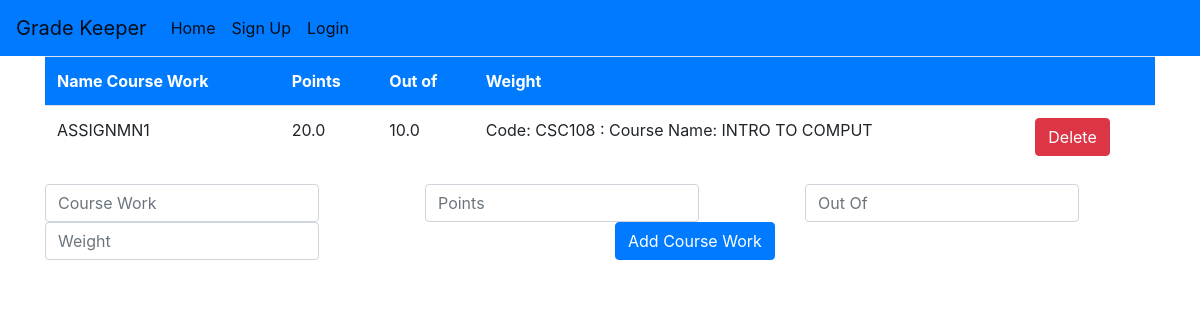
Page /courses/56 on the earlier database version.
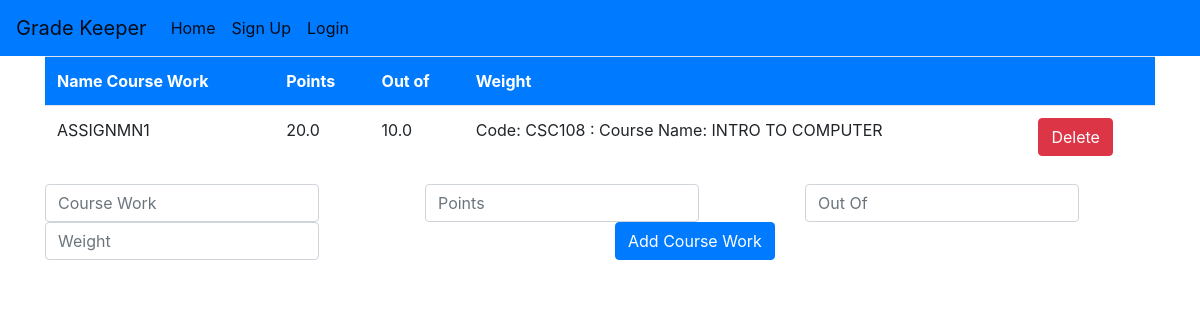
Same page on the later database version.
### courses/models.py (models this page shows, shortened)
class CourseWork(models.Model):
    name_course_work = models.CharField(max_length=50)
    weight = models.FloatField()
    grade = models.FloatField()
    course = models.ForeignKey(Course, related_name='course_work', on_delete = models.SET('deleted'))

class Course(models.Model):
    course_code = models.CharField(max_length=10)
    course_name = models.CharField(max_length=100)
    starter = models.ForeignKey(User, related_name='created_by',on_delete = models.SET('deleted'),blank=True)
    def __str__(self):
        return "Code: "+ self.course_code +" : Course Name: "+self.course_name

### courses/views.py (the view)
# urls.py: path('courses/<int:pk>', views.CourseWorkView.as_view(), name='coursework_list'),
class CourseWorkView(ListView):
    model = CourseWork
    template_name = 'coursework_list'
    def get_queryset(self):
        pk = self.kwargs['pk']
        course = get_object_or_404(Course, pk=pk)
        grades = course.course_work.all()
        return grades

### templates/courses/coursework_list.html (shortened to what this page needs)
{% extends 'base.html' %}
{% block content %}
<div class='container'>
  <div class="table-responsive">
    <table class="table" id="course_table">
          <tr class="table_header bg-primary text-white">
            <th>Name Course Work</th>
            <th>Points</th>
            <th>Out of</th>
            <th>Weight</th>
            <th></th>
          </tr>
          {% for grade in coursework_list %}
          <tr class ='table_rows'>
            <form method="post">
              <td>{{ grade.name_course_work }}</td>
              <td>{{ grade.grade }}</td>
              <td>{{ grade.weight }}</td>
              <td>{{ grade.course}} </td>
              <th><button class = 'btn btn-danger'>Delete</button>
            </form>
          </tr>
          {% endfor %}
    </table>
  </div>
</div>
<div class="container">
    <form method="post" class = 'form-inline'>
      <div class='row'>
      <div class = "col-sm"><input type="text" required="required" name="assignment" placeholder='Course Work' class="form-control" id="corsecode"></div>
      <div class = "col-sm"><input type="number" step="0.01" name="assignment1" placeholder='Points' class="form-control" id="corsecode"></div>
      <div class = "col-sm"><input type="number" step="0.01" required="required" name="grade1" placeholder='Out Of' class="form-control" id="corsecode" ></div>
      <div class = "col-sm"><input type="number" step="0.01" required="required" name="weight" placeholder='Weight' class="form-control" id="corsecode" ></div>
      <div class = "col-sm"><button type="submit" required="required" class="btn btn-primary mb-2">Add Course Work</button></div>
      </div>
    </form>
</div>
{% endblock %}

Differences in the rows shown:
changed through a linked row, CourseWork "ASSIGNMN1": course "Code: CSC108 : Course Name: INTRO TO COMPUT" → "Code: CSC108 : Course Name: INTRO TO COMPUTER"
